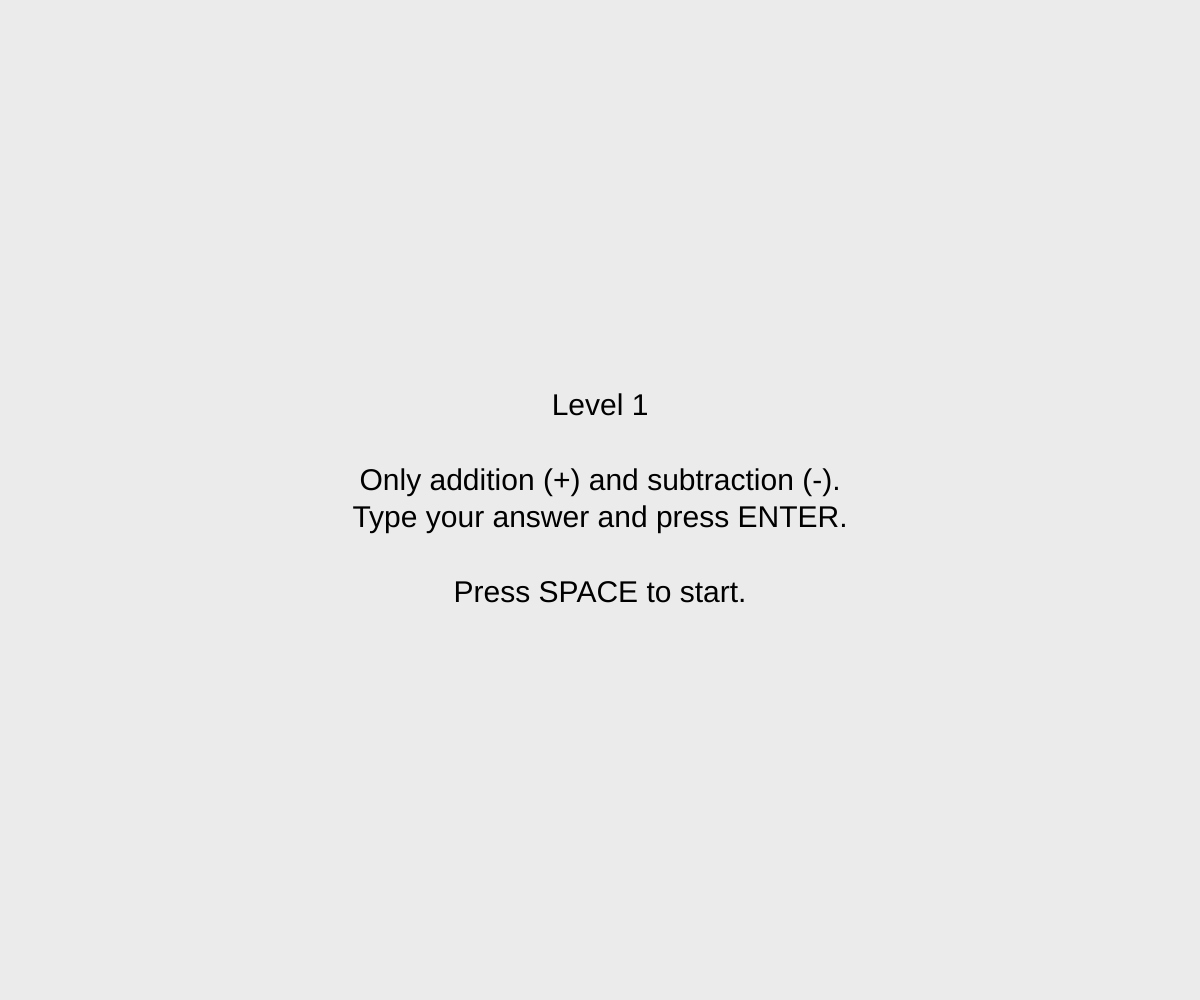
Frame 1 (no input)
Frame 60 (no input): identical to frame 1, image omitted
Frame 120 (the mouse pressed at the canvas centre since frame 60): identical to frame 1, image omitted

The p5.js sketch that drew this single still picture (run headless with seeded random() and noise() and a simulated clock; from frame 60 on, the mouse is pressed at the canvas centre):

// p5.js sketch
// ── sketch.js
/* =========================================================
   Arithmetic Task – PROTOTYPE
   =========================================================
*/

/* ==================== CONFIG ==================== */

const CANVAS_BG = 'rgb(235,235,235)';

const FIXATION_MIN = 500;
const FIXATION_MAX = 1000;

const FEEDBACK_DURATION = 750;
const FEEDBACK_SIZE = 30;
const INSTRUCTION_SIZE = 30;
const PROBLEM_SIZE = 40;
const INPUT_SIZE = 35;

const TOTAL_LEVELS = 3;
// Set to 12 so it is perfectly divisible by 2 (Level 1), 3 (Level 2), and 4 (Level 3)
const TRIALS_PER_LEVEL = 12; 

// LEVEL INSTRUCTIONS
const levelInstructions = [
`Level 1

Only addition (+) and subtraction (-).
Type your answer and press ENTER.

Press SPACE to start.`,

`Level 2

Addition (+), subtraction (-), and simple multiplication (*).
Type your answer and press ENTER.

Press SPACE to start.`,

`Level 3

All operations (+, -, *, /).
Type your answer and press ENTER.

Press SPACE to start.`
];

// LEVEL DEFINITIONS
const levels = [
  {
    level: 1,
    operations: ['+', '-'],
    maxNumPlusMinus: 25,
    windowPlusMinus: 4000,
    maxNumMultDiv1: null,
    maxNumMultDiv2: null,
    windowMultDiv: null
  },
  {
    level: 2,
    operations: ['+', '-', '*'],
    maxNumPlusMinus: 50,
    windowPlusMinus: 4000,
    maxNumMultDiv1: 10, 
    maxNumMultDiv2: 10,
    windowMultDiv: 4000
  },
  {
    level: 3,
    operations: ['+', '-', '*', '/'],
    maxNumPlusMinus: 100,
    windowPlusMinus: 4000,
    maxNumMultDiv1: 99, 
    maxNumMultDiv2: 9,  
    windowMultDiv: 6000
  }
];

/* ===================== STATE ===================== */

const STATES = {
  LEVEL_INSTRUCTIONS: "level_instructions",
  FIXATION: "fixation",
  STIMULUS: "stimulus",
  FEEDBACK: "feedback",
  END: "end"
};

let experimentState = STATES.LEVEL_INSTRUCTIONS;

/* =============== RUNTIME VARIABLES =============== */

let experimentStartTime = 0;
let currentLevel = 0;
let currentTrialIndex = 0;
let globalTrialIndex = 0;

let trialStartTime = null;
let fixationStartTime = null;
let fixationDuration = null;

let stimulusOnsetTime = null;
let stimulusVisible = true;
let responseGiven = false;

let currentInput = "";
let initiationTime = null;

let feedbackText = "";
let feedbackStartTime = null;

let trials = [];
let logs = [];

/* === TRIAL GENERATOR (BALANCED RANDOMIZATION) === */

function generateTrials() {
  for (let l = 0; l < TOTAL_LEVELS; l++) {
    const config = levels[l];
    
    // Create a balanced pool of operations for this level
    let opsPool = [];
    let trialsPerOp = TRIALS_PER_LEVEL / config.operations.length;
    for (let op of config.operations) {
      for (let i = 0; i < trialsPerOp; i++) {
        opsPool.push(op);
      }
    }
    // Shuffle the operations array
    opsPool = shuffle(opsPool);
    
    for (let t = 0; t < TRIALS_PER_LEVEL; t++) {
      let op = opsPool[t];
      let num1, num2, correctAnswer;
      let windowTime, durationTime;

      if (op === '+' || op === '-') {
        num1 = floor(random(1, config.maxNumPlusMinus + 1));
        num2 = floor(random(1, config.maxNumPlusMinus + 1));
        
        // Prevent negative answers
        if (op === '-' && num2 > num1) {
          let temp = num1;
          num1 = num2;
          num2 = temp;
        }
        
        correctAnswer = op === '+' ? num1 + num2 : num1 - num2;
        windowTime = config.windowPlusMinus;
        durationTime = config.windowPlusMinus;
        
      } else if (op === '*') {
        if (config.level === 2) {
          num1 = floor(random(1, config.maxNumMultDiv1 + 1));
          num2 = floor(random(1, config.maxNumMultDiv2 + 1));
        } else {

          num1 = floor(random(10, 100)); // 10-99
          num2 = floor(random(1, 10));   // 1-9
          if (random() > 0.5) { 
            let temp = num1;
            num1 = num2;
            num2 = temp;
          }
        }
        correctAnswer = num1 * num2;
        windowTime = config.windowMultDiv;
        durationTime = config.windowMultDiv;
        
      } else if (op === '/') {

        let divisor = floor(random(2, 10)); 
        
        // Ensure that answer * divisor stays between 10 and 99
        let minAns = ceil(10 / divisor);
        let maxAns = floor(99 / divisor);
        
        let answer = floor(random(minAns, maxAns + 1));
        let dividend = answer * divisor;     
        
        num1 = dividend;
        num2 = divisor;
        correctAnswer = answer;
        windowTime = config.windowMultDiv;
        durationTime = config.windowMultDiv;
      }

      trials.push({
        level: config.level,
        operation: op,
        problemString: `${num1} ${op} ${num2}`,
        correctAnswer: correctAnswer.toString(),
        responseWindow: windowTime,
        stimulusDuration: durationTime
      });
    }
  }
}

/* ===================== SETUP ===================== */

function setup() {
  createCanvas(windowWidth, windowHeight);
  textAlign(CENTER, CENTER);
  
  generateTrials();
  startExperiment(); 
}

function windowResized() {
  resizeCanvas(windowWidth, windowHeight);
}

/* =================== DRAW LOOP =================== */

function draw() {
  background(CANVAS_BG);

  switch (experimentState) {

    case STATES.LEVEL_INSTRUCTIONS:
      drawLevelInstructions();
      break;

    case STATES.FIXATION:
      drawFixation();
      handleFixation();
      break;

    case STATES.STIMULUS:
      drawStimulus();
      handleStimulus();
      break;

    case STATES.FEEDBACK:
      drawFeedback();
      handleFeedback();
      break;  

    case STATES.END:
      drawEndScreen();
      break;
  }
}

/* ================= DRAW FUNCTIONS ================ */

function drawLevelInstructions() {
  fill(0);
  noStroke();
  textSize(INSTRUCTION_SIZE);
  text(levelInstructions[currentLevel], width/2, height/2);
}

function drawFixation() {
  fill(0);
  noStroke();
  textSize(40);
  text("+", width / 2, height / 2);
}

function drawStimulus() {
  if (!stimulusVisible) return;
  
  const trial = trials[globalTrialIndex];

  fill(0);
  noStroke();
  textSize(PROBLEM_SIZE);
  text(trial.problemString + " = ?", width / 2, height / 2 - 40);

  // Draw user input text
  textSize(INPUT_SIZE);
  fill(50);
  text(currentInput, width / 2, height / 2 + 40);
}

function drawFeedback() {
  fill(0);
  noStroke();
  textSize(FEEDBACK_SIZE);
  text(feedbackText, width/2, height/2);
}

function drawEndScreen() {
  fill(0);
  noStroke();
  textSize(INSTRUCTION_SIZE);
  text("Experiment finished\nPress S to save data", width / 2, height / 2);
}

/* ================ STATE HANDLERS ================ */

function handleFixation() {
  if (millis() - fixationStartTime >= fixationDuration) {
    stimulusOnsetTime = millis();
    stimulusVisible = true;
    responseGiven = false;
    currentInput = "";
    initiationTime = null;
    experimentState = STATES.STIMULUS;
  }
}

function handleStimulus() {
  const trial = trials[globalTrialIndex];
  const elapsed = millis() - stimulusOnsetTime;

  if (elapsed >= trial.stimulusDuration) {
    stimulusVisible = false;
  }
  
  if (elapsed >= trial.responseWindow) {
    finalizeTrial(null); 
  }
}

function handleFeedback() {
  if (millis() - feedbackStartTime >= FEEDBACK_DURATION) {
    advanceTrial();
  }
}

/* ================= INPUT HANDLERS ================= */

function keyPressed() {
  if (experimentState === STATES.LEVEL_INSTRUCTIONS && key === " ") {

    if (globalTrialIndex === 0) {
      experimentStartTime = millis();
    }
    startFixation();
  }

  if (experimentState === STATES.STIMULUS && stimulusVisible) {
    handleKeyboardResponse(key, keyCode);
  }

  if (experimentState === STATES.END && (key === "s" || key === "S")) {
    exportCSV();
  }
}

function handleKeyboardResponse(k, code) {
  if (responseGiven) return;

  if (initiationTime === null && ((k >= '0' && k <= '9') || k === '-')) {
    initiationTime = millis() - stimulusOnsetTime;
  }

  if (k >= '0' && k <= '9') {
    currentInput += k;
  } 
  else if (code === BACKSPACE || code === DELETE) {
    currentInput = currentInput.slice(0, -1);
  }
  else if (code === ENTER || code === RETURN) {
    if (currentInput.length > 0) {
      finalizeTrial(currentInput);
    }
  }
}

/* =========== TRIAL FINALIZATION & LOGGING =========== */

function finalizeTrial(userAnswerStr) {
  if (responseGiven) return;
  responseGiven = true;

  const trial = trials[globalTrialIndex];
  const now = millis();

  let feedback;
  let isCorrect = 0;
  let finalResponseTime = userAnswerStr ? now : null;

  if (userAnswerStr === null) {
    feedback = "Timeout";
    isCorrect = 0;
  } else if (userAnswerStr === trial.correctAnswer) {
    feedback = "Correct";
    isCorrect = 1;
  } else {
    feedback = "Incorrect";
    isCorrect = 0;
  }

  logs.push({
    trialStartTime: round(trialStartTime - experimentStartTime),
    level: trial.level,

    trialIndex: currentTrialIndex + 1,
    trialIndexGlobal: globalTrialIndex + 1,

    fixationStartTime: round(fixationStartTime - experimentStartTime),
    fixationDuration: round(fixationDuration),

    stimulusOnsetTime: round(stimulusOnsetTime - experimentStartTime),
    stimulusDuration: trial.stimulusDuration,

    responseWindow: trial.responseWindow,
    responseTime: finalResponseTime ? round(finalResponseTime - experimentStartTime) : null,   
  
    initiationTime: initiationTime ? round(initiationTime) : null,
    reactionTime: finalResponseTime ? round(finalResponseTime - stimulusOnsetTime) : null,       

    problemString: trial.problemString,
    operation: trial.operation,

    userAnswer: userAnswerStr || "none",
    correctAnswer: trial.correctAnswer,

    feedback: feedback,
    correct: isCorrect
  });

  feedbackText = feedback;
  feedbackStartTime = millis();

  experimentState = STATES.FEEDBACK;
}

/* ============ TRIAL / LEVEL PROGRESSION ============ */

function advanceTrial() {
  globalTrialIndex++;
  currentTrialIndex++;

  if (currentTrialIndex >= TRIALS_PER_LEVEL) {
    currentLevel++;
    currentTrialIndex = 0;

    if (currentLevel < TOTAL_LEVELS) {
      experimentState = STATES.LEVEL_INSTRUCTIONS;
      return;
    }
  }

  if (currentLevel >= TOTAL_LEVELS) {
    experimentState = STATES.END;
    return;
  }

  startFixation();
}

/* =============== EXPERIMENT CONTROL =============== */

function startExperiment() {
  currentLevel = 0;
  currentTrialIndex = 0;
  globalTrialIndex = 0;
  experimentState = STATES.LEVEL_INSTRUCTIONS;
}

function startFixation() {
  trialStartTime = millis();
  fixationStartTime = millis();
  fixationDuration = random(FIXATION_MIN, FIXATION_MAX);
  experimentState = STATES.FIXATION;
}

/* ================== DATA EXPORT =================== */

function exportCSV() {
  if (logs.length === 0) return;

  const headers = Object.keys(logs[0]).join(",") + "\n";
  const rows = logs
    .map(row => Object.values(row).join(","))
    .join("\n");

  const blob = new Blob([headers + rows], { type: "text/csv" });
  const url = URL.createObjectURL(blob);

  const a = document.createElement("a");
  a.href = url;
  a.download = "Arithmetic_Results.csv";
  a.click();

  URL.revokeObjectURL(url);
}
